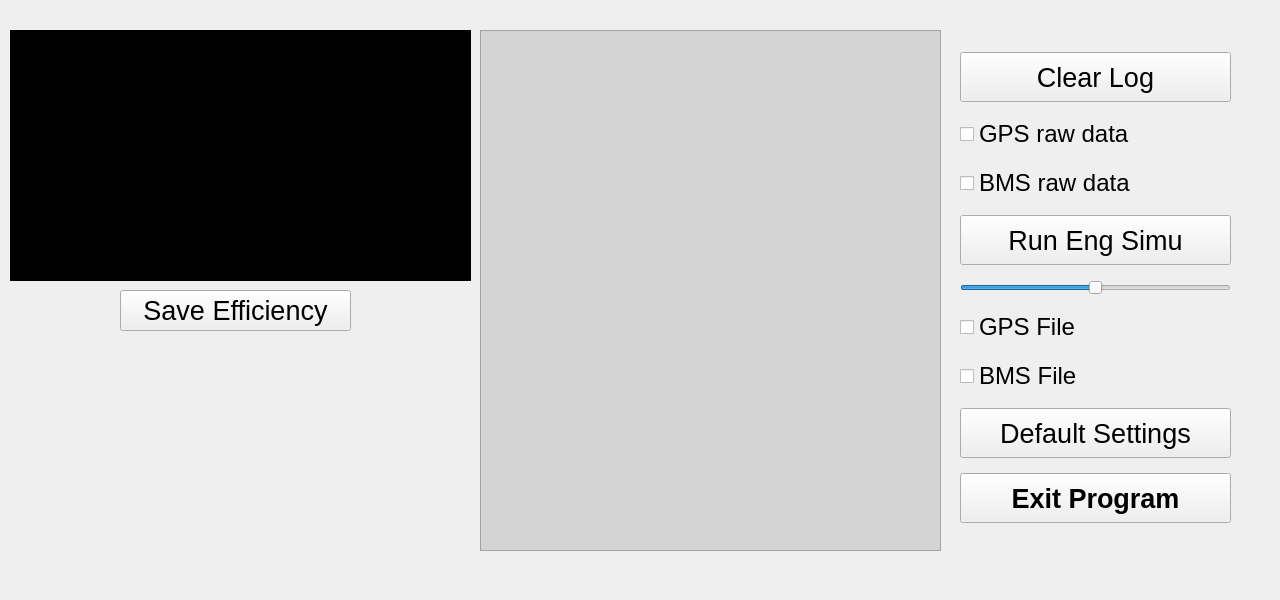
   <widget class="QWidget" name="log" native="true">
    <property name="geometry">
     <rect>
      <x>0</x>
      <y>0</y>
      <width>1280</width>
      <height>600</height>
     </rect>
    </property>
    <property name="font">
     <font>
      <family>Lucida Console</family>
     </font>
    </property>
    <property name="styleSheet">
     <string notr="true">QPushButton:focus{
color: rgb(255, 0, 4);
}
QCheckBox:focus{
background-color: rgba(255, 0, 4, 50);
}</string>
    </property>
    <widget class="QWidget" name="layoutWidget_3">
     <property name="geometry">
      <rect>
       <x>950</x>
       <y>40</y>
       <width>291</width>
       <height>501</height>
      </rect>
     </property>
     <layout class="QVBoxLayout" name="logLayout">
      <property name="spacing">
       <number>3</number>
      </property>
      <property name="leftMargin">
       <number>10</number>
      </property>
      <property name="topMargin">
       <number>0</number>
      </property>
      <property name="rightMargin">
       <number>10</number>
      </property>
      <property name="bottomMargin">
       <number>0</number>
      </property>
      <item>
       <widget class="QPushButton" name="pushButton_clear_errors">
        <property name="maximumSize">
         <size>
          <width>16777215</width>
          <height>50</height>
         </size>
        </property>
        <property name="font">
         <font>
          <family>Lucida Grande</family>
          <pointsize>20</pointsize>
         </font>
        </property>
        <property name="styleSheet">
         <string notr="true">selection-color: rgb(255, 0, 0);</string>
        </property>
        <property name="text">
         <string>Clear Log</string>
        </property>
       </widget>
      </item>
      <item>
       <widget class="QCheckBox" name="checkBox_logGpsRaw">
        <property name="font">
         <font>
          <pointsize>18</pointsize>
         </font>
        </property>
        <property name="styleSheet">
         <string notr="true">selection-color: rgb(255, 0, 0);</string>
        </property>
        <property name="text">
         <string>GPS raw data</string>
        </property>
       </widget>
      </item>
      <item>
       <widget class="QCheckBox" name="checkBox_logBmsRaw">
        <property name="font">
         <font>
          <pointsize>18</pointsize>
         </font>
        </property>
        <property name="styleSheet">
         <string notr="true">selection-color: rgb(255, 0, 0);</string>
        </property>
        <property name="text">
         <string>BMS raw data</string>
        </property>
       </widget>
      </item>
      <item>
       <widget class="QPushButton" name="pushButton_Runsound">
        <property name="maximumSize">
         <size>
          <width>16777215</width>
          <height>50</height>
         </size>
        </property>
        <property name="font">
         <font>
          <family>Lucida Grande</family>
          <pointsize>20</pointsize>
         </font>
        </property>
        <property name="styleSheet">
         <string notr="true">selection-color: rgb(255, 0, 0);</string>
        </property>
        <property name="text">
         <string>Run Eng Simu</string>
        </property>
       </widget>
      </item>
      <item>
       <widget class="QSlider" name="horizontalSlider">
        <property name="sizePolicy">
         <sizepolicy hsizetype="Minimum" vsizetype="Fixed">
          <horstretch>0</horstretch>
          <verstretch>0</verstretch>
         </sizepolicy>
        </property>
        <property name="focusPolicy">
         <enum>Qt::NoFocus</enum>
        </property>
        <property name="maximum">
         <number>100</number>
        </property>
        <property name="value">
         <number>50</number>
        </property>
        <property name="sliderPosition">
         <number>50</number>
        </property>
        <property name="orientation">
         <enum>Qt::Horizontal</enum>
        </property>
       </widget>
      </item>
      <item>
       <widget class="QCheckBox" name="checkBox_GPSFile">
        <property name="font">
         <font>
          <pointsize>18</pointsize>
         </font>
        </property>
        <property name="styleSheet">
         <string notr="true">selection-color: rgb(255, 0, 0);</string>
        </property>
        <property name="text">
         <string>GPS File</string>
        </property>
       </widget>
      </item>
      <item>
       <widget class="QCheckBox" name="checkBox_BMSFile">
        <property name="font">
         <font>
          <pointsize>18</pointsize>
         </font>
        </property>
        <property name="styleSheet">
         <string notr="true">selection-color: rgb(255, 0, 0);</string>
        </property>
        <property name="text">
         <string>BMS File</string>
        </property>
       </widget>
      </item>
      <item>
       <widget class="QPushButton" name="pushButton_defaultSettings">
        <property name="maximumSize">
         <size>
          <width>16777215</width>
          <height>50</height>
         </size>
        </property>
        <property name="font">
         <font>
          <family>Lucida Grande</family>
          <pointsize>20</pointsize>
         </font>
        </property>
        <property name="styleSheet">
         <string notr="true">selection-color: rgb(255, 0, 0);</string>
        </property>
        <property name="text">
         <string>Default Settings</string>
        </property>
       </widget>
      </item>
      <item>
       <widget class="QPushButton" name="pushButton_exit">
        <property name="maximumSize">
         <size>
          <width>16777215</width>
          <height>50</height>
         </size>
        </property>
        <property name="font">
         <font>
          <family>Lucida Grande</family>
          <pointsize>20</pointsize>
          <weight>75</weight>
          <bold>true</bold>
         </font>
        </property>
        <property name="styleSheet">
         <string notr="true">selection-color: rgb(255, 0, 0);</string>
        </property>
        <property name="text">
         <string>Exit Program</string>
        </property>
       </widget>
      </item>
     </layout>
    </widget>
    <widget class="QTextBrowser" name="textBrowser_errors">
     <property name="geometry">
      <rect>
       <x>480</x>
       <y>30</y>
       <width>461</width>
       <height>521</height>
      </rect>
     </property>
     <property name="focusPolicy">
      <enum>Qt::NoFocus</enum>
     </property>
     <property name="styleSheet">
      <string notr="true">font: 10pt &quot;Lucida Console&quot;;
background-color: rgb(212, 212, 212);</string>
     </property>
    </widget>
    <widget class="QCustomPlot" name="efficiencyPlot" native="true">
     <property name="geometry">
      <rect>
       <x>10</x>
       <y>30</y>
       <width>461</width>
       <height>251</height>
      </rect>
     </property>
     <property name="styleSheet">
      <string notr="true">background-color: rgb(0, 0, 0);</string>
     </property>
    </widget>
    <widget class="QPushButton" name="saveEfficiencyButton">
     <property name="geometry">
      <rect>
       <x>120</x>
       <y>290</y>
       <width>231</width>
       <height>41</height>
      </rect>
     </property>
     <property name="font">
      <font>
       <pointsize>20</pointsize>
      </font>
     </property>
     <property name="styleSheet">
      <string notr="true">selection-color: rgb(255, 0, 0);</string>
     </property>
     <property name="text">
      <string>Save Efficiency</string>
     </property>
    </widget>
    <zorder>layoutWidget_3</zorder>
    <zorder>textBrowser_errors</zorder>
    <zorder>saveEfficiencyButton</zorder>
    <zorder>efficiencyPlot</zorder>
   </widget>
